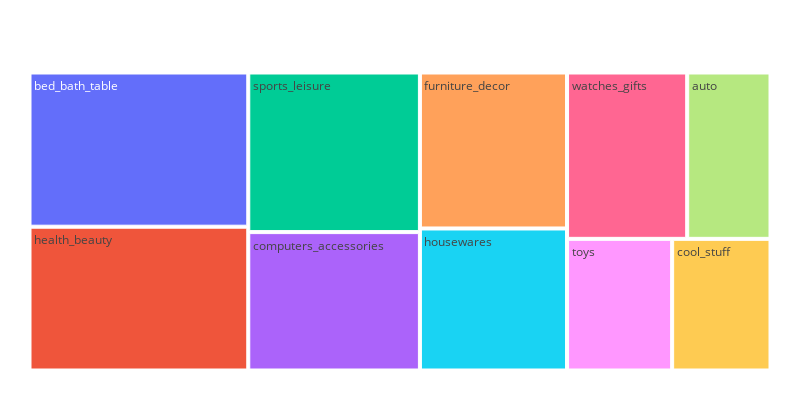

Notebook source saved alongside this figure:
### Code cell
plot_top_10_revenue_categories(top_10_revenue_categories)

### Figure 1 — Plotly figure (JSON) as saved in the notebook; plotly's stock layout.template omitted (floating-point values rounded to 4 significant figures)
{"data": [{"branchvalues": "total", "domain": {"x": [0, 1], "y": [0, 1]}, "hovertemplate": "labels=%{label}<br>Num_order=%{value}<br>parent=%{parent}<br>id=%{id}<extra></extra>", "ids": ["auto", "bed_bath_table", "computers_accessories", "cool_stuff", "furniture_decor", "health_beauty", "housewares", "sports_leisure", "toys", "watches_gifts"], "labels": ["auto", "bed_bath_table", "computers_accessories", "cool_stuff", "furniture_decor", "health_beauty", "housewares", "sports_leisure", "toys", "watches_gifts"], "name": "", "parents": ["", "", "", "", "", "", "", "", "", ""], "type": "treemap", "values": [3809, 9272, 6529, 3559, 6307, 8647, 5743, 7529, 3803, 5493]}], "layout": {"height": 400, "legend": {"tracegroupgap": 0}, "margin": {"b": 25, "l": 25, "r": 25, "t": 50}, "width": 800}}
